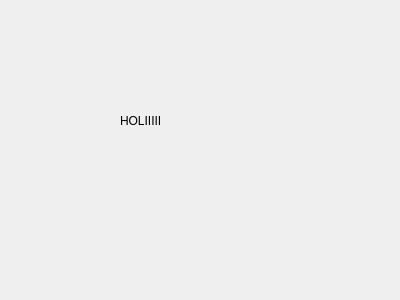
<?xml version="1.0" encoding="UTF-8"?>
<ui version="4.0">
 <class>dialogmenu</class>
 <widget class="QDialog" name="dialogmenu">
  <property name="geometry">
   <rect>
    <x>0</x>
    <y>0</y>
    <width>400</width>
    <height>300</height>
   </rect>
  </property>
  <property name="windowTitle">
   <string>Dialog</string>
  </property>
  <widget class="QLabel" name="label">
   <property name="geometry">
    <rect>
     <x>120</x>
     <y>50</y>
     <width>171</width>
     <height>141</height>
    </rect>
   </property>
   <property name="text">
    <string>HOLIIIII</string>
   </property>
  </widget>
 </widget>
 <resources/>
 <connections/>
</ui>
